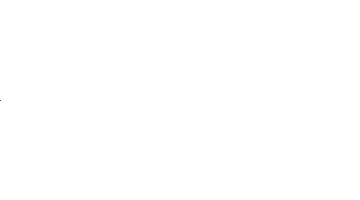
Frame 1 (no input)
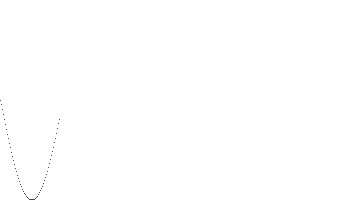
Frame 60 (the mouse pressed at the canvas centre just before this capture)
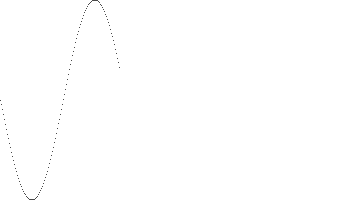
Frame 120 (the mouse held since frame 60 and released just before this capture)

The Processing sketch that drew these frames (run headless with seeded random() and noise(); from frame 60 on, the mouse is pressed at the canvas centre):

// Processing sketch: Funcion_Seno
// ── Funcion_Seno.pde
float n=0,x=0;

void setup(){
  size(360,200);
  background(255);
}

void draw(){
  point(x, height/2 + sin(n)*100);
  n = n + 0.05;
  x = x + 1;
}
  
